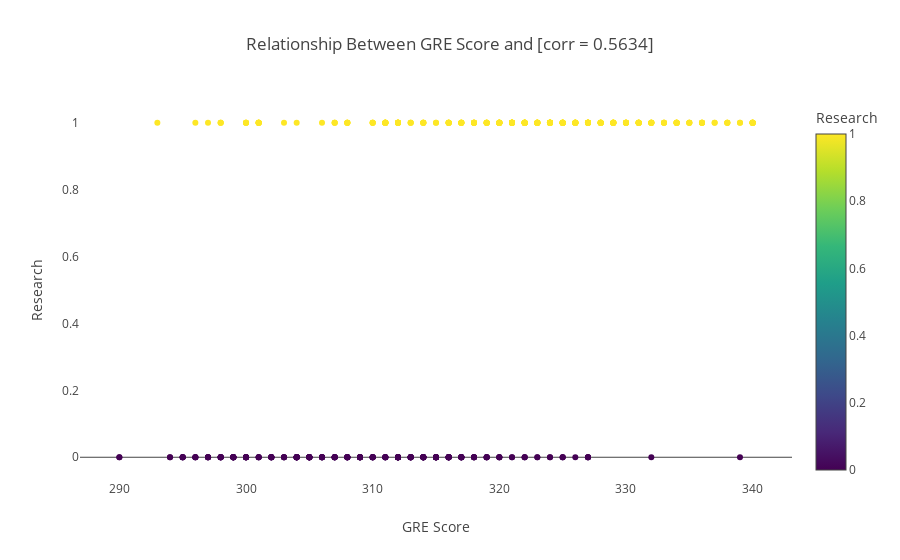
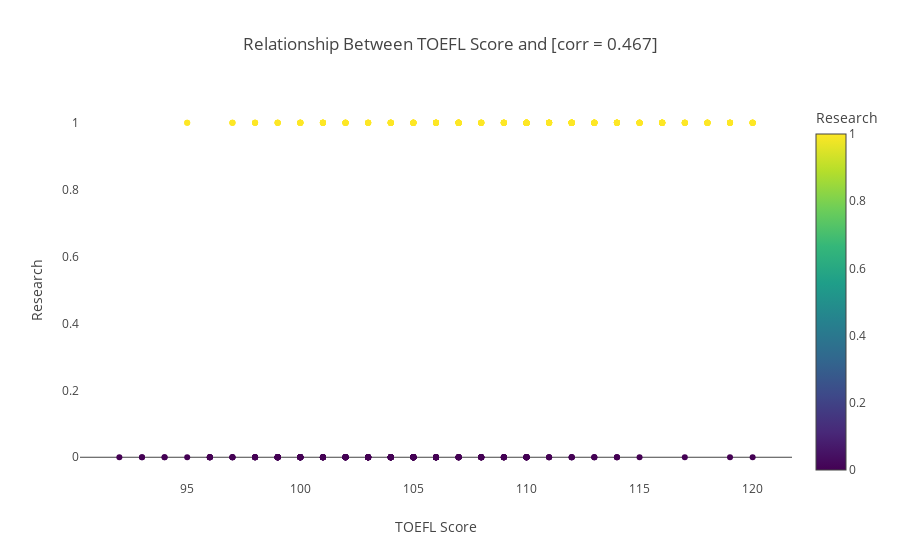
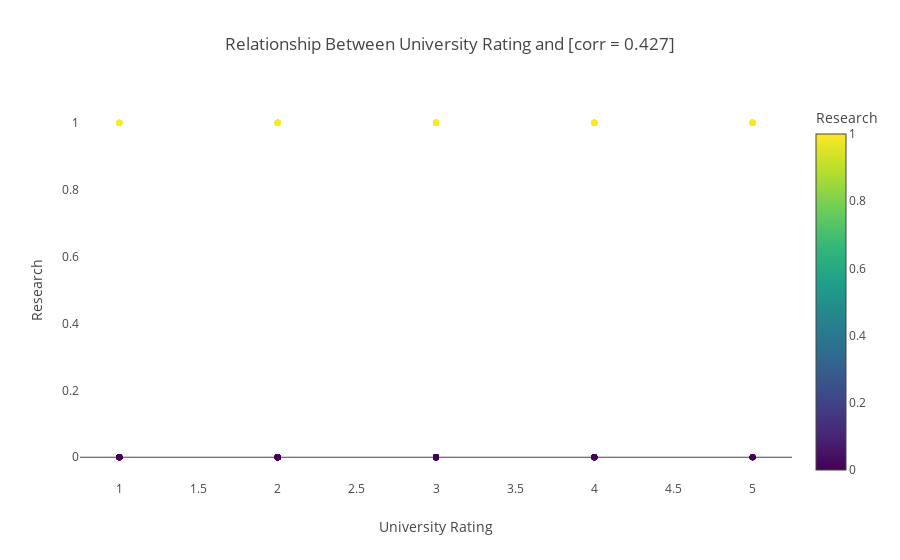
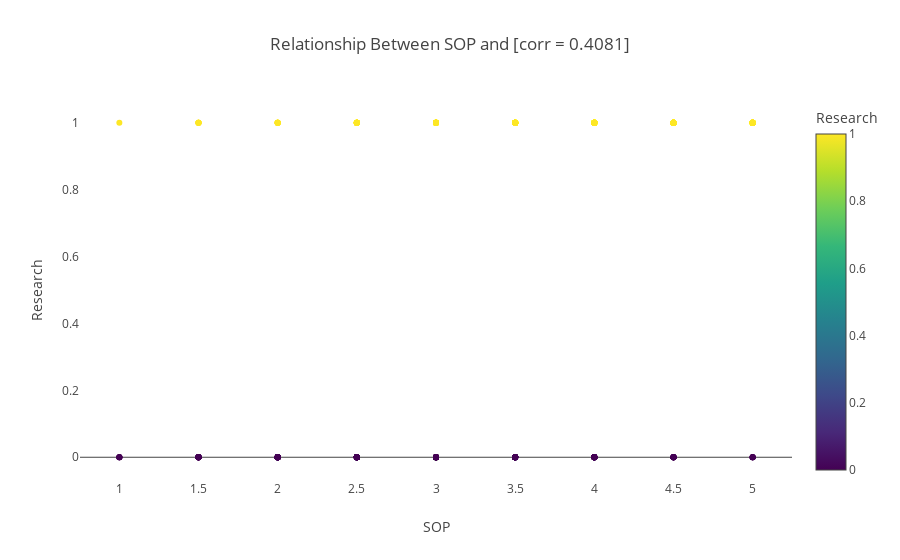

The cell these charts' notebook holds for them, in order:
### Code cell
#mutivariate analysis 
#finding the relationship between cols vs target col 'Research'
import plotly.express as px
for col in df.columns[:]:
    if col != 'Research':
        corr = round(df.corr()[col]['Research'],4)
        fig = px.scatter(df,x=col,y='Research',
                        title=f'Relationship Between {col} and [corr = {corr}]',
                        template='none',color="Research")
        fig.update_xaxes(showgrid=False)
        fig.update_yaxes(showgrid=False)
        fig.show()

### Figure 1 — Plotly figure (JSON) as saved in the notebook; plotly's stock layout.template omitted (floating-point values rounded to 4 significant figures; data arrays with more than 128 entries replaced by an {"elided": "..."} marker saying what was removed)
{"data": [{"hovertemplate": "GRE Score=%{x}<br>Research=%{marker.color}<extra></extra>", "legendgroup": "", "marker": {"color": {"elided": "500 int values"}, "coloraxis": "coloraxis", "symbol": "circle"}, "mode": "markers", "name": "", "orientation": "v", "showlegend": false, "type": "scatter", "x": {"elided": "500 int values"}, "xaxis": "x", "y": {"elided": "500 int values"}, "yaxis": "y"}], "layout": {"coloraxis": {"colorbar": {"title": {"text": "Research"}}, "colorscale": [[0, "#440154"], [0.1111, "#482878"], [0.2222, "#3e4989"], [0.3333, "#31688e"], [0.4444, "#26828e"], [0.5556, "#1f9e89"], [0.6667, "#35b779"], [0.7778, "#6ece58"], [0.8889, "#b5de2b"], [1, "#fde725"]]}, "legend": {"tracegroupgap": 0}, "title": {"text": "Relationship Between GRE Score and [corr = 0.5634]"}, "xaxis": {"anchor": "y", "domain": [0, 1], "showgrid": false, "title": {"text": "GRE Score"}}, "yaxis": {"anchor": "x", "domain": [0, 1], "showgrid": false, "title": {"text": "Research"}}}}

### Figure 2 — Plotly figure (JSON) as saved in the notebook; plotly's stock layout.template omitted (floating-point values rounded to 4 significant figures; data arrays with more than 128 entries replaced by an {"elided": "..."} marker saying what was removed)
{"data": [{"hovertemplate": "TOEFL Score=%{x}<br>Research=%{marker.color}<extra></extra>", "legendgroup": "", "marker": {"color": {"elided": "500 int values"}, "coloraxis": "coloraxis", "symbol": "circle"}, "mode": "markers", "name": "", "orientation": "v", "showlegend": false, "type": "scatter", "x": {"elided": "500 int values"}, "xaxis": "x", "y": {"elided": "500 int values"}, "yaxis": "y"}], "layout": {"coloraxis": {"colorbar": {"title": {"text": "Research"}}, "colorscale": [[0, "#440154"], [0.1111, "#482878"], [0.2222, "#3e4989"], [0.3333, "#31688e"], [0.4444, "#26828e"], [0.5556, "#1f9e89"], [0.6667, "#35b779"], [0.7778, "#6ece58"], [0.8889, "#b5de2b"], [1, "#fde725"]]}, "legend": {"tracegroupgap": 0}, "title": {"text": "Relationship Between TOEFL Score and [corr = 0.467]"}, "xaxis": {"anchor": "y", "domain": [0, 1], "showgrid": false, "title": {"text": "TOEFL Score"}}, "yaxis": {"anchor": "x", "domain": [0, 1], "showgrid": false, "title": {"text": "Research"}}}}

### Figure 3 — Plotly figure (JSON) as saved in the notebook; plotly's stock layout.template omitted (floating-point values rounded to 4 significant figures; data arrays with more than 128 entries replaced by an {"elided": "..."} marker saying what was removed)
{"data": [{"hovertemplate": "University Rating=%{x}<br>Research=%{marker.color}<extra></extra>", "legendgroup": "", "marker": {"color": {"elided": "500 int values"}, "coloraxis": "coloraxis", "symbol": "circle"}, "mode": "markers", "name": "", "orientation": "v", "showlegend": false, "type": "scatter", "x": {"elided": "500 int values"}, "xaxis": "x", "y": {"elided": "500 int values"}, "yaxis": "y"}], "layout": {"coloraxis": {"colorbar": {"title": {"text": "Research"}}, "colorscale": [[0, "#440154"], [0.1111, "#482878"], [0.2222, "#3e4989"], [0.3333, "#31688e"], [0.4444, "#26828e"], [0.5556, "#1f9e89"], [0.6667, "#35b779"], [0.7778, "#6ece58"], [0.8889, "#b5de2b"], [1, "#fde725"]]}, "legend": {"tracegroupgap": 0}, "title": {"text": "Relationship Between University Rating and [corr = 0.427]"}, "xaxis": {"anchor": "y", "domain": [0, 1], "showgrid": false, "title": {"text": "University Rating"}}, "yaxis": {"anchor": "x", "domain": [0, 1], "showgrid": false, "title": {"text": "Research"}}}}

### Figure 4 — Plotly figure (JSON) as saved in the notebook; plotly's stock layout.template omitted (floating-point values rounded to 4 significant figures; data arrays with more than 128 entries replaced by an {"elided": "..."} marker saying what was removed)
{"data": [{"hovertemplate": "SOP=%{x}<br>Research=%{marker.color}<extra></extra>", "legendgroup": "", "marker": {"color": {"elided": "500 int values"}, "coloraxis": "coloraxis", "symbol": "circle"}, "mode": "markers", "name": "", "orientation": "v", "showlegend": false, "type": "scatter", "x": {"elided": "500 float values"}, "xaxis": "x", "y": {"elided": "500 int values"}, "yaxis": "y"}], "layout": {"coloraxis": {"colorbar": {"title": {"text": "Research"}}, "colorscale": [[0, "#440154"], [0.1111, "#482878"], [0.2222, "#3e4989"], [0.3333, "#31688e"], [0.4444, "#26828e"], [0.5556, "#1f9e89"], [0.6667, "#35b779"], [0.7778, "#6ece58"], [0.8889, "#b5de2b"], [1, "#fde725"]]}, "legend": {"tracegroupgap": 0}, "title": {"text": "Relationship Between SOP and [corr = 0.4081]"}, "xaxis": {"anchor": "y", "domain": [0, 1], "showgrid": false, "title": {"text": "SOP"}}, "yaxis": {"anchor": "x", "domain": [0, 1], "showgrid": false, "title": {"text": "Research"}}}}
